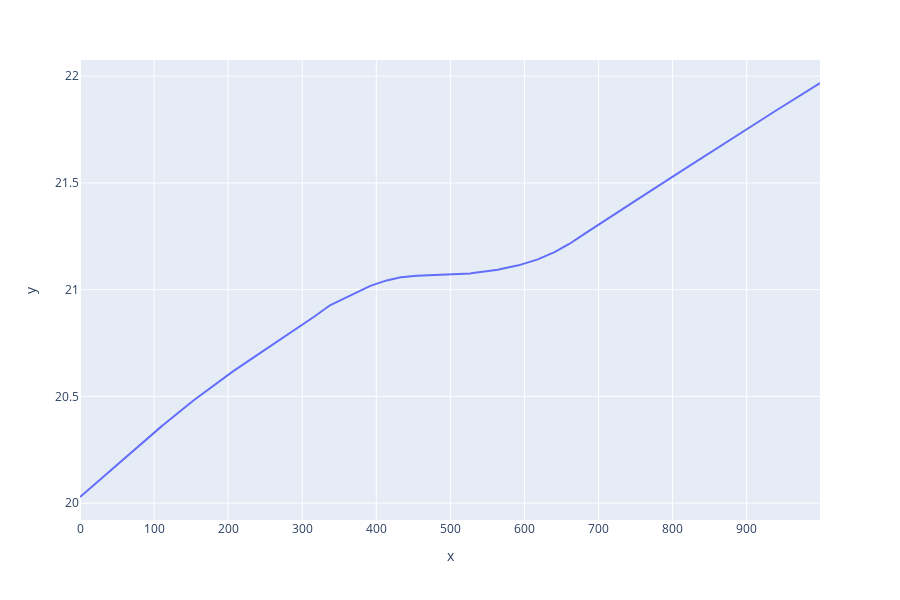

Notebook code for this chart:
### Code cell
import plotly.express as px

import pandas as pd
df = pd.DataFrame({
    'x': np.arange(_total_episodes_),
    'y': np.array(choice) + (_max_sympathy - _min_sympathy) / 2
})

fig = px.scatter(df, x="x", y="y", trendline="lowess")
fig.update_traces(marker=dict(size=1,
                              opacity=500/_total_episodes_,
                              line=dict(width=4,
                                        color='DarkSlateGrey')),
                  selector=dict(mode='markers'))
fig.data = [t for t in fig.data if t.mode == "lines"]
fig.show()

### Figure 1 — Plotly figure (JSON) as saved in the notebook; plotly's stock layout.template omitted (floating-point values rounded to 4 significant figures; data arrays with more than 128 entries replaced by an {"elided": "..."} marker saying what was removed)
{"data": [{"hoverlabel": {"namelength": 0}, "hovertemplate": "<b>LOWESS trendline</b><br><br>x=%{x}<br>y=%{y} <b>(trend)</b>", "legendgroup": "", "marker": {"color": "#636efa", "symbol": "circle"}, "mode": "lines", "name": "", "showlegend": false, "type": "scatter", "x": {"elided": "1000 int values"}, "xaxis": "x", "y": {"elided": "1000 float values"}, "yaxis": "y"}], "layout": {"height": 600, "legend": {"tracegroupgap": 0}, "margin": {"t": 60}, "xaxis": {"anchor": "y", "domain": [0, 1], "title": {"text": "x"}}, "yaxis": {"anchor": "x", "domain": [0, 1], "title": {"text": "y"}}}}
